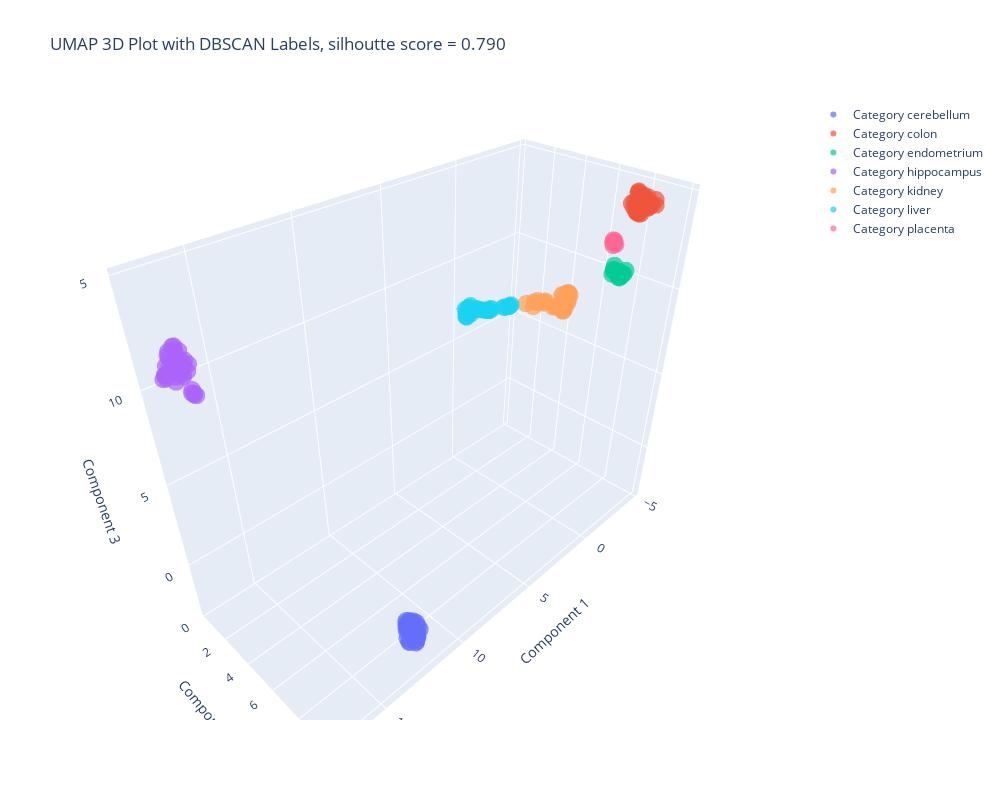

Notebook source saved alongside this figure:
### Markdown cell above
By visualizing the plots, it is observed that the best approach is the case where eps = 21.983967935871743 and min_samples = 2. Therefore, the final model is fitted with those hyperparameters and evaluated with the actual values.

### Code cell
dbscan = DBSCAN(eps = dbscan_results[0][0], min_samples = dbscan_results[0][1])
dbscan_labels = dbscan.fit_predict(X_umap)
dbscan_result = plot_final_result(X_umap, X_sc, y, dbscan_labels, 'DBSCAN')
